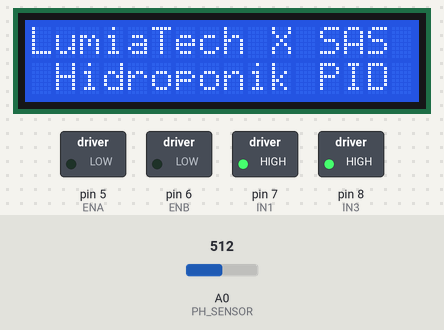
This sketch was run on a simulated Arduino Uno, built with avr-gcc and run on an emulated ATmega328P. Shown: 16×2 character LCD, switched loads named in the sketch (green lamp = pin HIGH). Inputs (shaded band) come from the test bench; at power-on: A0 (PH_SENSOR) = 512. What the sketch prints to the serial monitor is not drawn.

Above: at 3.2 s.
At 6.3 s:
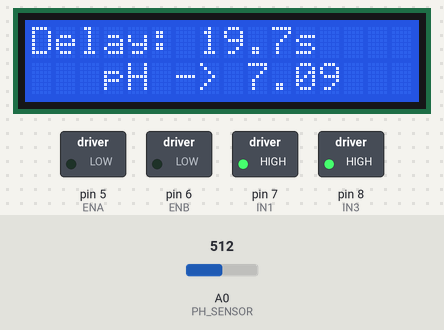
6.4 s: A0 (PH_SENSOR) set to 716
At 7.2 s:
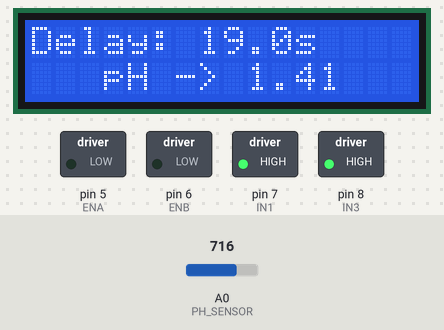
8.9 s: A0 (PH_SENSOR) set to 900
At 10.1 s:
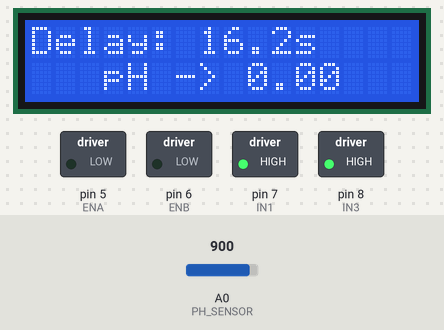
11.7 s: A0 (PH_SENSOR) set to 511
At 26.8 s:
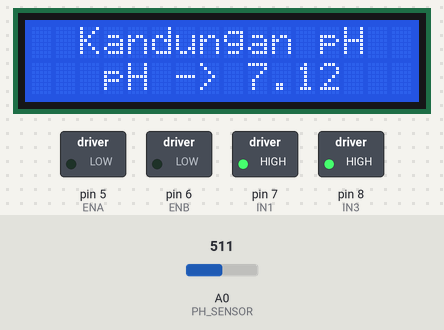
Timing chart, 0 to 28.4 s (numbered marks = the images above; inputs shaded):
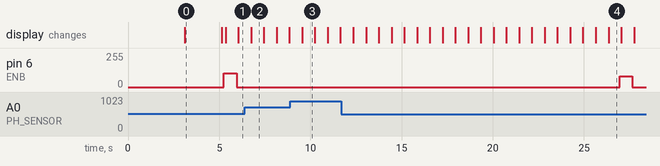

Measured:
- after the input at 11.7 s, pin 5 (ENA): stays LOW (without the input it goes to HIGH after 15.2 s); pin 6 (ENB): 0/255 → 80/255 after 15.3 s, → 0/255 0.70 s later
- what the display in image 0 shows lasts 2.0 s, from 3.1 s to 5.1 s
- what the display in image 2 shows lasts 0.7 s, from 6.7 s to 7.4 s

The sketch:

PID_Final_Dengan_delay.ino
```cpp
#include <PID_v1.h>
#include <LiquidCrystal_I2C.h>

//inisiasi LCD yang digunakan
LiquidCrystal_I2C lcd(0x27, 16, 2);

// Pin motor driver L298N
#define ENA 5  // Pompa BASA (pH UP)
#define IN1 7
#define ENB 6  // Pompa ASAM (pH DOWN)
#define IN3 8

// Sensor pH
#define PH_SENSOR A0

// Setpoint pH
double setpoint = 6.75;  // Nilai tengah antara 6.5-7.0
double input, output;

// Parameter PID (sesuaikan dengan sistem)
double Kp = 6.0;
double Ki = 0.3;
double Kd = 0.5;

PID pid(&input, &output, &setpoint, Kp, Ki, Kd, DIRECT);

// Batas pH dan deadzone
const float pH_min = 6.0;
const float pH_max = 7.0;
const float deadzone = 0.1; // Deadzone 0.1 pH

// Kecepatan minimum pompa (agar bisa berputar)
const int MIN_PUMP_SPEED = 80;  // Minimum PWM untuk pompa bisa berputar
const int MAX_PUMP_SPEED = 255; // Maximum PWM

// Variabel untuk delay pompa
const unsigned long PUMP_ON_TIME = 500;   // 2 detik pompa aktif memberikan cairan
const unsigned long PUMP_DELAY = 20000;     // 3.5 detik delay untuk pembacaan sensor
unsigned long pumpStartTime = 0;
bool pumpIsRunning = false;
bool pumpInDelay = false;

// Variabel kalibrasi pH
int buf[10];

void setup() {
  Serial.begin(9600);

  // Inisialisasi pin motor
  pinMode(ENA, OUTPUT);
  pinMode(IN1, OUTPUT);
  pinMode(ENB, OUTPUT);
  pinMode(IN3, OUTPUT);

  // Set arah pompa
  digitalWrite(IN1, HIGH);  // Arah pompa basa
  digitalWrite(IN3, HIGH);  // Arah pompa asam

  // Inisialisasi PID
  pid.SetMode(AUTOMATIC);
  pid.SetOutputLimits(-255, 255);  // Output negatif untuk pH UP, positif untuk pH DOWN

  // Stop pompa
  analogWrite(ENA, 0);
  analogWrite(ENB, 0);

  //Inisiasi LCD & First Message
  lcd.init();
  lcd.backlight();
  lcd.setCursor(2, 0);
  lcd.print("Wong Liyo");
  lcd.setCursor(2, 1);
  lcd.print("Ngerti OPO");
  delay(3000);
  lcd.clear();
  lcd.setCursor(0, 0);
  lcd.print("LumiaTech X SAS");
  lcd.setCursor(1, 1);
  lcd.print("Hidroponik PID");
  delay(2000);
  lcd.clear();

  Serial.println("=== pH Monitor System Started ===");
  Serial.println("ENA = Pompa BASA (pH UP)");
  Serial.println("ENB = Pompa ASAM (pH DOWN)");
}

void loop() {
  input = read_pH();  // Baca pH
  pid.Compute();

  // Kontrol pompa dengan delay
  control_pumps_with_delay();

  // Debugging yang diperbaiki
  double error = setpoint - input;
  Serial.print("pH: ");
  Serial.print(input, 2);
  Serial.print(" | Setpoint: ");
  Serial.print(setpoint, 2);
  Serial.print(" | Error: ");
  Serial.print(error, 2);
  Serial.print(" | PID Output: ");
  Serial.print(output, 1);


  //Grafil Plot
  Serial.print(input);
  Serial.print(" ");
  Serial.println(setpoint);

  // Status pompa yang benar
  if (pumpIsRunning) {
    unsigned long remainingTime = PUMP_ON_TIME - (millis() - pumpStartTime);
    if (input < pH_min) {
      Serial.print(" | Status: POMPA BASA AKTIF - ");
      Serial.print(remainingTime / 1000.0, 1);
      Serial.println("s");
    } else if (input > pH_max) {
      Serial.print(" | Status: POMPA ASAM AKTIF - ");
      Serial.print(remainingTime / 1000.0, 1);
      Serial.println("s");
    }
  } else if (pumpInDelay) {
    unsigned long remainingDelay = PUMP_DELAY - (millis() - pumpStartTime - PUMP_ON_TIME);
    Serial.print(" | Status: DELAY PEMBACAAN - ");
    Serial.print(remainingDelay / 1000.0, 1);
    Serial.println("s");
  } else if (abs(error) <= deadzone) {
    Serial.println(" | Status: IDLE - Dalam range");
  } else if (input < pH_min) {
    Serial.println(" | Status: pH RENDAH - Siap aktifkan pompa BASA");
  } else if (input > pH_max) {
    Serial.println(" | Status: pH TINGGI - Siap aktifkan pompa ASAM");
  }

//Nilai yang digunakan untuk diagram plotter
  Serial.print("pH_Actual:");
  Serial.print(input, 2);
  Serial.print(",Setpoint:");
  Serial.println(setpoint, 2);

  // Tampilan pada LCD
  display_lcd_status();

  delay(500); // Sample time
}

float read_pH(){
  // Baca sensor dengan averaging
  for(int i = 0; i < 10; i++){
    buf[i] = analogRead(PH_SENSOR);
    delay(10);
  }

  float avgValue = 0;
  for(int i = 0; i < 10; i++){
    avgValue += buf[i];
  }

  float pHVol = (float)avgValue * 5.0 / 1024 / 10;
  float phValue = (-5.70 * pHVol + 21.34);

  // Batasi nilai pH dalam range wajar
  if (phValue < 0) phValue = 0;
  if (phValue > 14) phValue = 14;

  return phValue;
}

void control_pumps_with_delay() {
  double error = setpoint - input;
  unsigned long currentTime = millis();

  // Jika pompa sedang aktif memberikan cairan
  if (pumpIsRunning) {
    if (currentTime - pumpStartTime >= PUMP_ON_TIME) {
      // Waktu pemberian cairan selesai, matikan pompa dan mulai delay
      analogWrite(ENA, 0);
      analogWrite(ENB, 0);
      pumpIsRunning = false;
      pumpInDelay = true;
    }
    return; // Tetap dalam mode pemberian cairan
  }

  // Jika pompa sedang dalam delay pembacaan
  if (pumpInDelay) {
    if (currentTime - pumpStartTime >= (PUMP_ON_TIME + PUMP_DELAY)) {
      // Delay selesai, reset status
      pumpInDelay = false;
    }
    return; // Masih dalam periode delay
  }

  // Cek apakah perlu mengaktifkan pompa
  if (abs(error) <= deadzone) {
    // Dalam range target, tidak perlu pompa
    return;
  }

  // Hitung kecepatan pompa
  int pump_speed = map(constrain(abs(output), 0, 255), 0, 255, MIN_PUMP_SPEED, MAX_PUMP_SPEED);

  if (input < pH_min) {
    // pH TERLALU RENDAH - Butuh BASA untuk menaikkan pH
    analogWrite(ENA, pump_speed);
    analogWrite(ENB, 0);
    start_pump_cycle();

  } else if (input > pH_max) {
    // pH TERLALU TINGGI - Butuh ASAM untuk menurunkan pH
    analogWrite(ENA, 0);
    analogWrite(ENB, pump_speed);
    start_pump_cycle();
  }
  return pump_speed;
}

void start_pump_cycle() {
  pumpStartTime = millis();
  pumpIsRunning = true;
  pumpInDelay = false;
}

void display_lcd_status() {
  lcd.clear();

  if (pumpIsRunning) {
    unsigned long remainingTime = PUMP_ON_TIME - (millis() - pumpStartTime);
    lcd.setCursor(0, 0);
    if (input < pH_min) {
      lcd.print("POMPA BASA: ");
      lcd.print(remainingTime / 1000.0, 1);
      lcd.print("s");
    } else if (input > pH_max) {
      lcd.print("POMPA ASAM: ");
      lcd.print(remainingTime / 1000.0, 1);
      lcd.print("s");
    }
    lcd.setCursor(3, 1);
    lcd.print("pH -> ");
    lcd.print(input, 2);

  } else if (pumpInDelay) {
    unsigned long remainingDelay = PUMP_DELAY - (millis() - pumpStartTime - PUMP_ON_TIME);
    lcd.setCursor(0, 0);
    lcd.print("Delay: ");
    lcd.print(remainingDelay / 1000.0, 1);
    lcd.print("s");
    lcd.setCursor(3, 1);
    lcd.print("pH -> ");
    lcd.print(input, 2);

  } else {
    lcd.setCursor(2, 0);
    lcd.print("Kandungan pH");
    lcd.setCursor(3, 1);
    lcd.print("pH -> ");
    lcd.print(input, 2);
  }
}

// Fungsi untuk testing manual pompa (panggil di setup() jika perlu)
// void test_pumps() {
//   Serial.println("=== Testing Pompa ===");

//   Serial.println("Testing Pompa BASA (ENA)...");
//   analogWrite(ENA, 150);  // Test dengan kecepatan sedang
//   analogWrite(ENB, 0);
//   delay(3000);

//   Serial.println("Testing Pompa ASAM (ENB)...");
//   analogWrite(ENA, 0);
//   analogWrite(ENB, 150);  // Test dengan kecepatan sedang
//   delay(3000);

//   Serial.println("Stop semua pompa");
//   analogWrite(ENA, 0);
//   analogWrite(ENB, 0);
//   delay(1000);
// }
```
